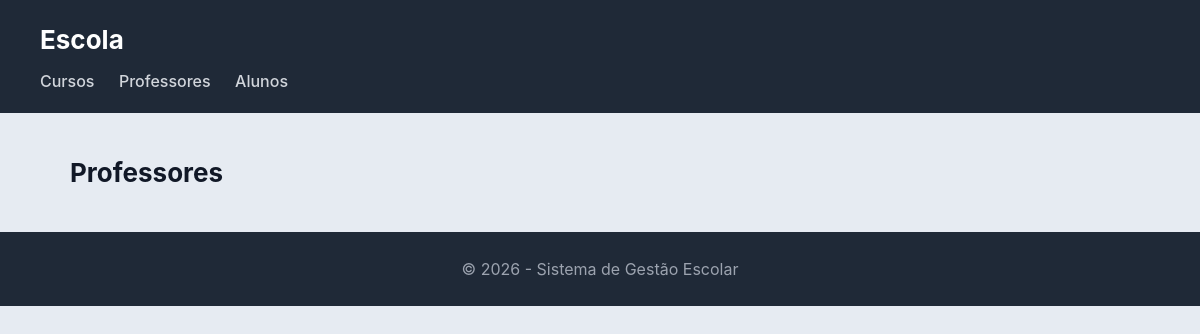
The page /escola/professores/ on the database as committed earlier.
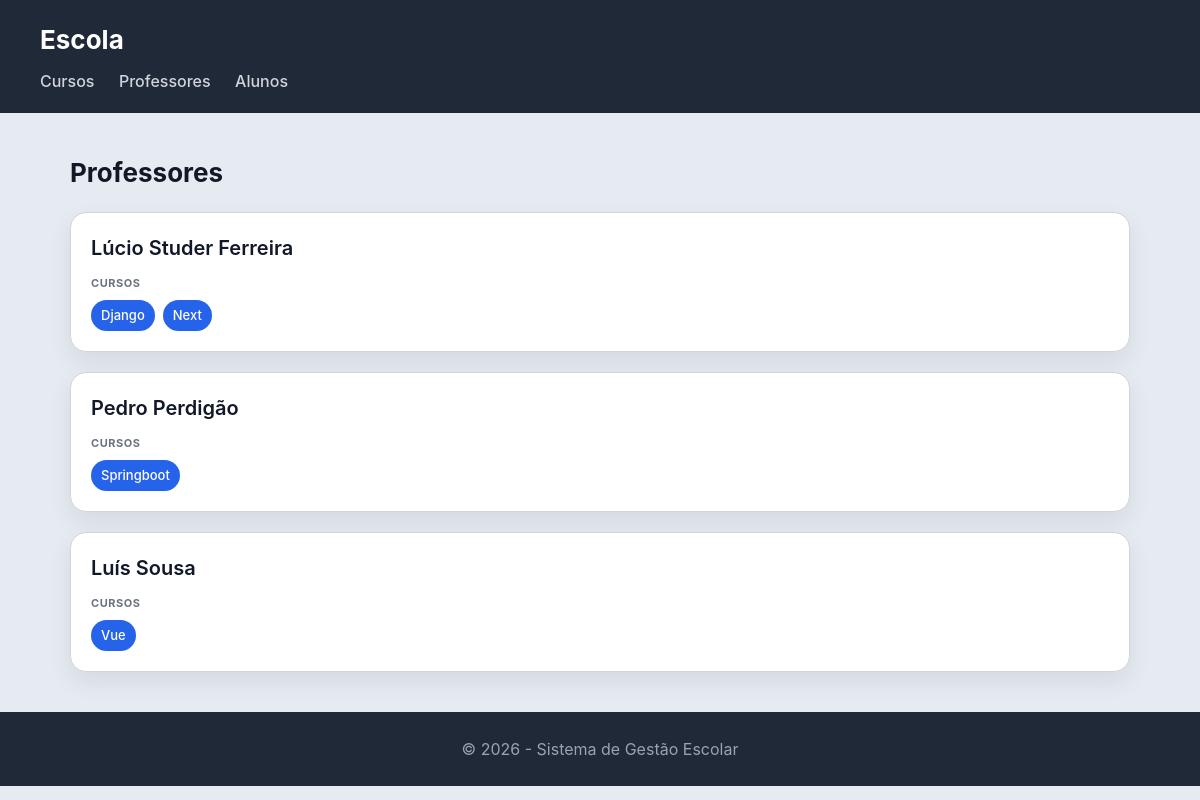
The same page on the database as committed later.
### escola/models.py (models this page shows, shortened)
class Professor(models.Model):
    nome = models.CharField(max_length=100)
    email = models.EmailField()

class Curso(models.Model):
    nome = models.CharField(max_length=100)
    imagem = models.ImageField(upload_to='cursos/')
    professor = models.ForeignKey(Professor, on_delete=models.CASCADE, related_name='cursos')
    alunos = models.ManyToManyField(Aluno, related_name='cursos')

### escola/views.py (the view)
# urls.py: path('professores/', views.professores_view, name="professores"),
def professores_view(request):
    professores = Professor.objects.prefetch_related('cursos').all()
    return render(request, 'escola/professores.html', {'professores': professores})

### escola/templates/escola/professores.html
{% extends "escola/base.html" %}
{% block content %}
<h2>Professores</h2>
<section>
    {% for professor in professores %}
    <article>
        <header>
            <h3>{{ professor.nome }}</h3>
            </header>
        <section>
            <h4>Cursos</h4> <ul>
                {% for curso in professor.cursos.all %}
                    <li>{{ curso.nome }}</li>
                {% empty %}
                    <li>Este professor ainda não tem cursos.</li>
                {% endfor %}
            </ul>
        </section>
    </article>
    {% endfor %}
</section>
{% endblock %}

Rows that differ between the two databases and show on the page:
added Professor: nome "Lúcio Studer Ferreira"
added Curso: nome "Django", shown under "Lúcio Studer Ferreira"
added Curso: nome "Next", shown under "Lúcio Studer Ferreira"
added Professor: nome "Pedro Perdigão"
added Curso: nome "Springboot", shown under "Pedro Perdigão"
added Professor: nome "Luís Sousa"
added Curso: nome "Vue", shown under "Luís Sousa"
